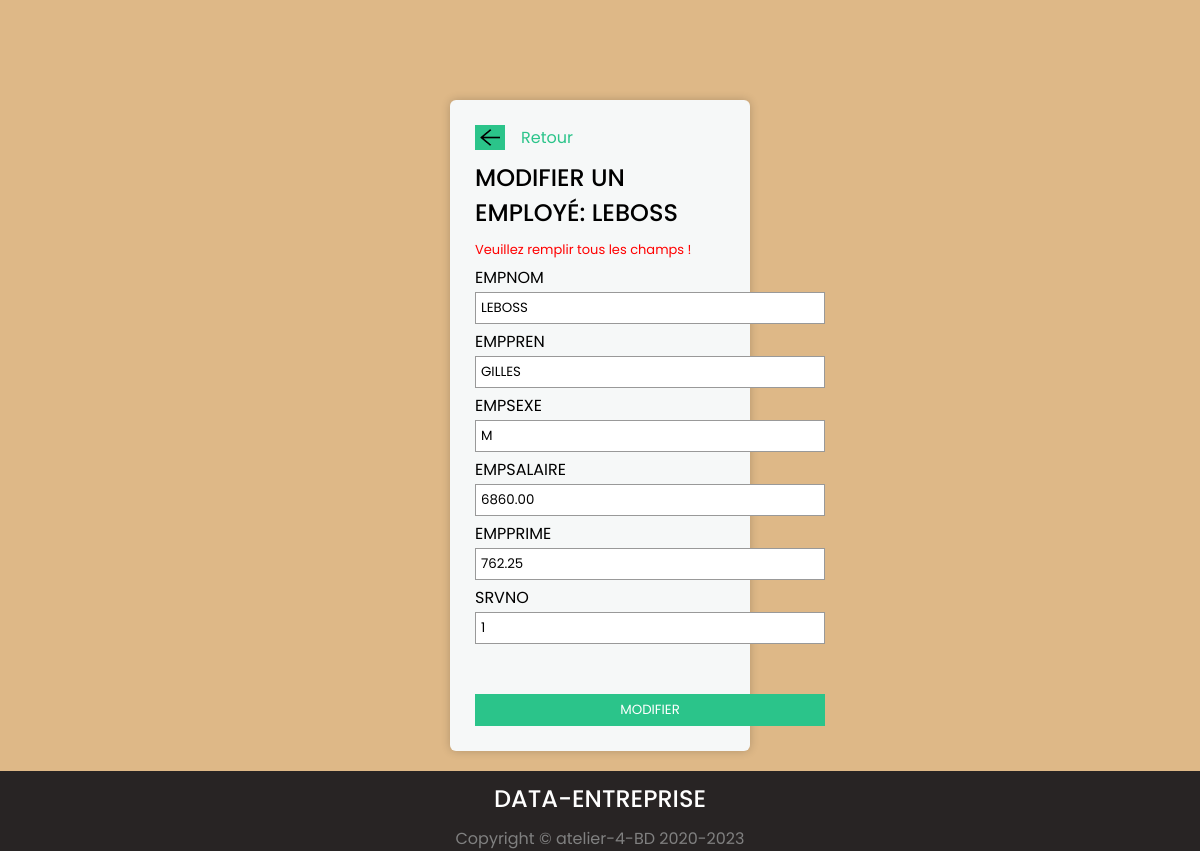
Screenshot of /modifier.php with the database file from the repository.
### tables this page shows
CREATE TABLE EMPLOYES (
EMPNO SMALLINT  NOT NULL AUTO_INCREMENT,
EMPNOM VARCHAR(30),
EMPPREN VARCHAR(30),
EMPSEXE CHAR(1)  CHECK(EMPSEXE IN ('M','F')),
EMPSALAIRE DEC(8, 2),
EMPPRIME DEC(6, 2)  DEFAULT 0  CHECK(EMPPRIME < EMPSALAIRE/2),
SRVNO SMALLINT  NOT NULL,
PRIMARY KEY (EMPNO),
FOREIGN KEY (SRVNO) REFERENCES SERVICES (SRVNO));

### modifier.php (the view, shortened to what this page needs)
<!DOCTYPE html>
<html lang="en">
<head>
    <link rel="stylesheet" href="/style.css">
</head>
<body>
<?php
require_once("header.php");
require_once("footer.php");
include_once "connexion.php";
$id = $_GET['EMPNO'];
$response = $bdd->query('SELECT * FROM employes');
$donnees = $response->fetch();
    if(isset($_POST['button'])){
       extract($_POST);
        $sql = $bdd->query("UPDATE employes SET EMPNOM = '$EMPNOM', EMPPREN = '$EMPPREN', EMPSEXE= '$EMPSEXE' , EMPSALAIRE='$EMPSALAIRE', EMPPRIME='$EMPPRIME', SRVNO='$SRVNO' WHERE EMPNO = $id");
         if($sql){
            header("location: index.php");
         }else{
            $message ="Employé non modifié";
         }
       }else{
        $message = "Veuillez remplir tous les champs !";
       }
    ?>
    <div class="form">
        <a href="index.php" class="back_btn"><img src="/images/back.png" alt="">Retour</a>
        <h2>Modifier un employé: <?= $donnees['EMPNOM']?></h2>
        <p class="erreur_message">
            <?php
                if(isset($message)){
                    echo $message;
                }
            ?>
        </p>
        <form action="" method="POST">
        <label>EMPNOM</label>
        <input type="text" name="EMPNOM" value="<?= $donnees['EMPNOM'] ?>">
        <label>EMPPREN</label>
        <input type="text" name="EMPPREN" value="<?= $donnees['EMPPREN'] ?>">
        <label>EMPSEXE</label>
        <input type="text" name="EMPSEXE" value="<?= $donnees['EMPSEXE'] ?>">
        <label>EMPSALAIRE</label>
        <input type="number" name="EMPSALAIRE" value="<?= $donnees['EMPSALAIRE'] ?>">
        <label>EMPPRIME</label>
        <input type="number" name="EMPPRIME" value="<?= $donnees['EMPPRIME'] ?>">
        <label>SRVNO</label>
        <input type="number" name="SRVNO" value="<?= $donnees['SRVNO'] ?>">
                <br>
        <input type="submit" value="Modifier" name="button">
    </form>
    </div>
</body>
</html>

### style.css (style rules this page uses)
* { margin: 0; padding: 0; box-sizing: border-box; font-family: 'Poppins', sans-serif; }
body { background-color: burlywood; }
img { height: 25px; background-color: #e0e0e0; }
.form { background-color: #f6f8f8; padding: 25px; box-shadow: 0 0 10px rgba(0,0,0,0.2); border-radius: 6px; margin: 100px auto; width: 25%; }
.form form { display: flex; width: 350px; flex-direction: column; }
.back_btn { color: #2bc48a; text-decoration: 0; display: flex; align-items: center; }
.back_btn img { height: 25px; margin-right:16px; background-color: #2bc48a; width: 30px; }
h2 { margin: 10px 0; font-weight: 500; text-transform: uppercase; }
.erreur_message { color: red; font-size: 13px; }
label { margin-top: 5px; text-transform: uppercase; }
input { padding: 5px; border: 1px solid #999; outline: 0; margin-top: 2px; }
input[type="submit"] { margin-top: 25px; background-color: #2bc48a; border: 1px solid #2bc48a; cursor: pointer; color: #fff; text-transform: uppercase; }

### rows the page displays
employes: EMPNOM "LEBOSS", EMPPREN "GILLES", EMPSEXE "M", EMPSALAIRE "6860.00", EMPPRIME "762.25", SRVNO "1"

### other values shown
$message "Veuillez remplir tous les champs !"
